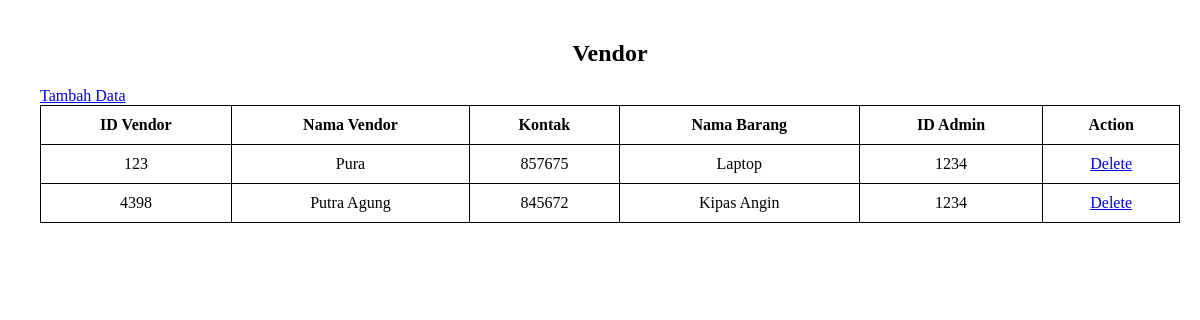
/admin/vendor.php, run on the app's committed database.
### tables this page shows
CREATE TABLE `vendor` (
  `id_vendor` int(50) NOT NULL,
  `nama_vendor` varchar(255) NOT NULL,
  `kontak_vendor` int(50) NOT NULL,
  `nama_barang` varchar(255) NOT NULL,
  `id_admin` int(50) NOT NULL
);

### admin/vendor.php (the view, shortened to what this page needs)
<?php
$koneksi = mysqli_connect("localhost", "root", "", "db_stok");
?>
<html lang="en">
<head>
    <link rel="stylesheet" href="style.css">
</head>
<body>
    <div class="content">
    <h2>Vendor</h2>
    <a href="insert_vendor.php">Tambah Data</a>
    <?php
    $vendor ="SELECT id_vendor,nama_vendor,kontak_vendor,nama_barang,id_admin FROM vendor";
    $result = $koneksi->query($vendor);
    echo '<table><tr><th>ID Vendor</th><th>Nama Vendor</th><th>Kontak</th><th>Nama Barang</th><th>ID Admin</th><th>Action</th></tr>';
    if ($result-> num_rows > 0) {
        while($row = $result->fetch_assoc()) {
            echo "<tr>";
            echo "<td>" . $row['id_vendor'] . "</td>";
            echo "<td>" . $row['nama_vendor'] . "</td>";
            echo "<td>" . $row['kontak_vendor'] . "</td>";
            echo "<td>" . $row['nama_barang'] . "</td>";
            echo "<td>" . $row['id_admin'] . "</td>";
            echo "<td><a href='delete_vendor.php?id_vendor=" . $row['id_vendor'] . "' onclick=\"return confirm('Apakah Anda yakin ingin menghapus data ini?')\">Delete</a></td>";
            echo "</tr>";
        }
    } else {
        echo "<tr><td colspan='5'>Tidak ada data</td></tr>";
    }
    ?>
    </div>
</body>
</html>

### admin/style.css (style rules this page uses)
body { margin: 0; padding: 0; height: 100%; display: flex; flex-direction: column; }
.content { flex: 1; padding: 20px; background-color: rgb(255, 255, 255); margin-left: 20px; }
h2 { text-align: center; }
table { width: 100%; border-collapse: collapse; margin-bottom: 20px; }
table, th, td { border: 1px solid #000000; }
th, td { padding: 10px; text-align: center; }
th { background-color: white; }

### data on the page
vendor: id_vendor "123", nama_vendor "Pura", kontak_vendor "857675", nama_barang "Laptop", id_admin "1234"
vendor: id_vendor "4398", nama_vendor "Putra Agung", kontak_vendor "845672", nama_barang "Kipas Angin", id_admin "1234"
